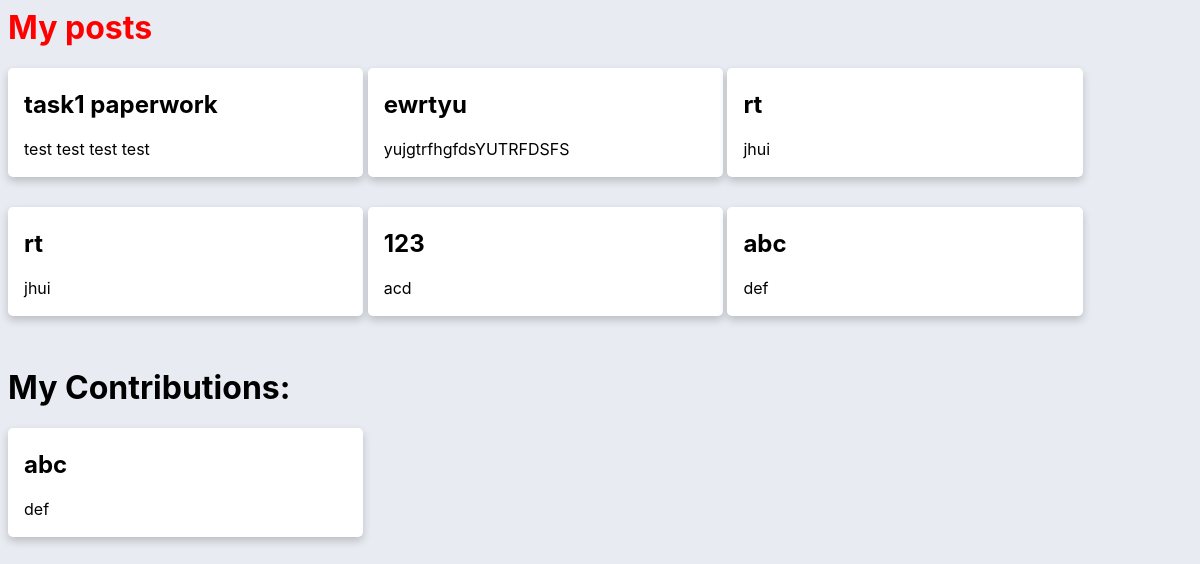
Page /oddjob/mytasks (signed in) on the committed database.
### oddjob/models.py (models this page shows, shortened)
class Job(models.Model):
    title = models.CharField(max_length=150, null=True, blank=True)
    description = models.CharField(max_length=500, null=True, blank=True)
    originUser = models.ForeignKey(UserProfile, on_delete=models.CASCADE, related_name='originUser', null=True, blank=True)
    contributors = models.ManyToManyField(UserProfile, related_name='contributors', null=True, blank=True)
    datePosted = models.DateTimeField(null=True, blank=True)
    dateDue = models.DateTimeField(null=True, blank=True)
    numHelperRequested = models.IntegerField(null=True, blank=True)
    tags = models.ManyToManyField(Tag, null=True, blank=True)
    taskDuration = models.DurationField(null=True, blank=True)

### oddjob/views.py (the view)
# urls.py: path('mytasks', views.mytasks, name = 'mytasks')
def mytasks(request):
    if request.user.is_authenticated:
        my_creations = Job.objects.filter(originUser=request.user.userprofile)
        contributions = Job.objects.filter(contributors=request.user.userprofile)
        return render(request, 'oddjob/mytasks.html', {'myposts': my_creations, 'contributions': contributions})
    else:
        return redirect('/oddjob/login')

### oddjob/templates/oddjob/mytasks.html (shortened to what this page needs)
<html>
{% load static %}
<link rel="stylesheet" type="text/css" href="{% static 'oddjob/style.css' %}">
<head>
</head>
<body style="background-color:#E8ECF2">
<h1 style="color:red;">My posts</h1>
{% if myposts %}
    {% for job in myposts %}
			<div class="card" style="background-color:White" onclick="location.href='/oddjob/{{ job.id }}/';">
				<div class="container">
					<h2>{{ job.title }}</h2>
					<p>{{job.description}}</p>
				</div>
			</div>
    {% endfor %}
{% endif %}
<h1>My Contributions: </h1>
    {% for job in contributions %}
			<div class="card" style="background-color:White" onclick="location.href='/oddjob/{{ job.id }}/';">
				<div class="container">
					<h2>{{ job.title }}</h2>
					<p>{{job.description}}</p>
				</div>
			</div>
    {% endfor %}
</body>
</html>

### oddjob/static/oddjob/style.css (style rules this page uses)
.card { box-shadow: 0 4px 8px 0 rgba(0,0,0,0.2); transition: 0.3s; width: 30%; border-radius: 5px; display:inline-block; margin-bottom: 30px; }
.container { padding: 2px 16px; }
body { font-family: -apple-system, BlinkMacSystemFont, 'Segoe UI', Roboto, Oxygen, Ubuntu, Cantarell, 'Open Sans', 'Helvetica Neue', sans-serif; font-size: 16px; color: #1A1A1A, 100%; }

### rows in the picture
Job: title "task1 paperwork", description "test test test test"
Job: title "ewrtyu", description "yujgtrfhgfdsYUTRFDSFS"
Job: title "rt", description "jhui"
Job: title "rt", description "jhui"
Job: title "123", description "acd"
Job: title "abc", description "def"
